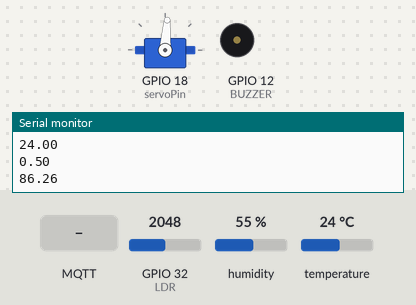
A sketch run on a simulated ESP32. Shown: servo, buzzer (waves = sounding), the last lines printed to the serial monitor. Inputs (shaded band) come from the test bench; at power-on: GPIO 32 (LDR) = 2048, humidity 55 %, temperature 24 °C. WiFi joins after 1.5 s; servers stay silent unless stated; network time is answered at once with the bench clock; the local clock reads 2024-03-15 10:24:30 at power-on unless the sketch sets it; no MQTT or app messages arrive unless stated.

Above: at 2.7 s.
2.8 s: MQTT message "1" arrives on the first subscribed topic
At 4.3 s:
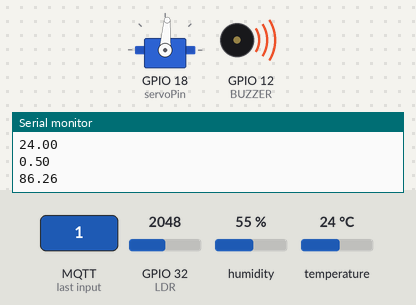
5.0 s: GPIO 32 (LDR) set to 2866
At 6.7 s:
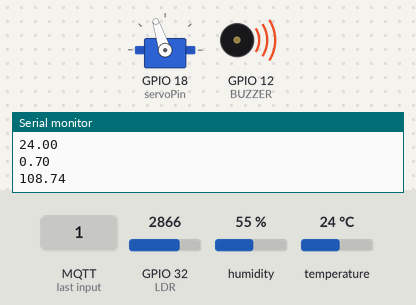
7.1 s: MQTT message "ENTC-ADMIN-SCH-ON" arrives on the first subscribed topic
At 8.8 s:
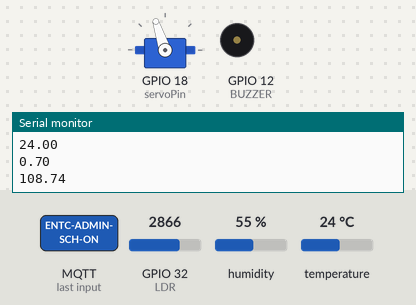
9.1 s: MQTT message "5" arrives on the third subscribed topic
At 10.2 s:
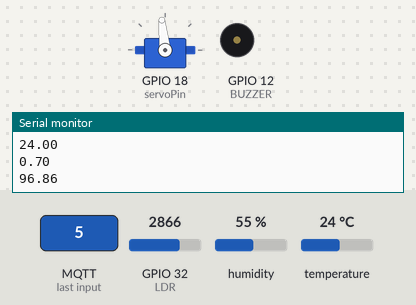
11.1 s: GPIO 32 (LDR) set to 2047
At 12.6 s:
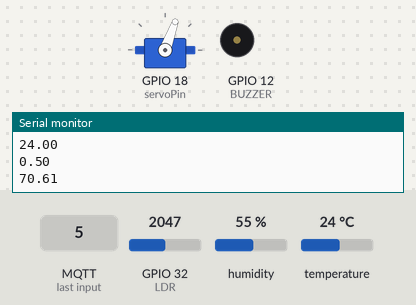
13.1 s: MQTT message "ENTC-ADMIN-SCH-ON" arrives on the second subscribed topic
At 14.9 s:
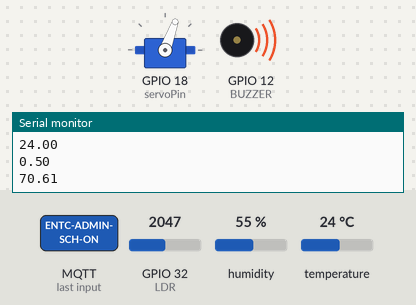
Timing chart, 0 to 16.2 s (numbered marks = the images above; inputs shaded):
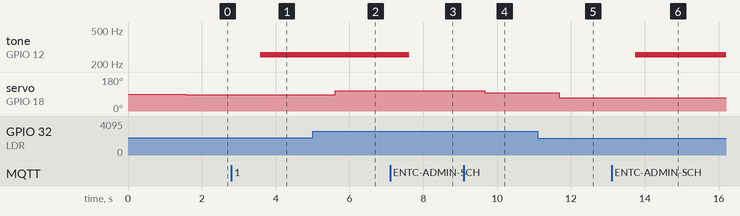

Measured:
- after the input at 2.8 s, tone on GPIO 12 (BUZZER): silent → 256 Hz after 0.78 s
- after the input at 5.0 s, servo on GPIO 18 (servoPin): 86° → 108° after 0.61 s
- after the input at 7.1 s, tone on GPIO 12 (BUZZER): 256 Hz → silent after 0.53 s
- after the input at 9.1 s, servo on GPIO 18 (servoPin): 108° → 96° after 0.56 s
- after the input at 11.1 s, servo on GPIO 18 (servoPin): 96° → 70° after 0.58 s
- after the input at 13.1 s, tone on GPIO 12 (BUZZER): silent → 256 Hz after 0.64 s

The sketch:

medibox_iot.ino
```cpp
#include <WiFi.h>
#include "DHTesp.h"
#include <PubSubClient.h>
#include <NTPClient.h>
#include <WiFiUdp.h>
#include <ESP32Servo.h>

#define DHT_PIN 15
#define BUZZER 12
const int servoPin = 18;

#define LDR 32

float theta_offset = 30;
double control_fac = 0.75;
float light;
float theta;

WiFiClient espClient;
PubSubClient mqttClient(espClient);

WiFiUDP ntpUDP;
NTPClient timeClient(ntpUDP);

char tempAr[6];
char lightAr[6];

Servo servo;

DHTesp dhtSensor;

bool isScheduledON = false;
unsigned long scheduledOnTime;

void setup() {
  Serial.begin(115200);
  SetupWifi();
  SetupMqtt();

  dhtSensor.setup(DHT_PIN, DHTesp::DHT22);
  servo.attach(servoPin);

  timeClient.begin();
  timeClient.setTimeOffset(5.5 * 3600);

  pinMode(BUZZER, OUTPUT);
  digitalWrite(BUZZER, LOW);
  pinMode(LDR,INPUT);
}

void loop() {
  if (!mqttClient.connected()) {
    connectToBroker();
  }

  mqttClient.loop();

  updateTemperature();
  updateLightIntensity();
  Serial.println(tempAr);
  Serial.println(lightAr);

  mqttClient.publish("ENTC-ADMIN-TEMP", tempAr);
  mqttClient.publish("ENTC-ADMIN-LIGHT", lightAr);

  checkSchedule();
  servoController();

  delay(1000);
}

void buzzerOn(bool on) {
  if (on) {
    tone(BUZZER, 256);
  } else {
    noTone(BUZZER);
  }
}

void connectToBroker() {
  while (!mqttClient.connected()) {
    Serial.print("Attempting MQTT connection...");
    if (mqttClient.connect("ESP32-12345645454")) {
      Serial.println("connected");
      mqttClient.subscribe("ENTC-ADMIN-MAIN-ON-OFF");
      mqttClient.subscribe("ENTC-ADMIN-SCH-ON");
      mqttClient.subscribe("ENTC-ADMIN-THETA-OFFSET");
      mqttClient.subscribe("ENTC-ADMIN-GAMMA");
    } else {
      Serial.print("failed, rc=");
      Serial.print(mqttClient.state());
      Serial.println(" retrying in 5 seconds...");
      delay(5000);
    }
  }
}

void SetupMqtt() {
  mqttClient.setServer("test.mosquitto.org", 1883);
  mqttClient.setCallback(receiveCallback);
}

void receiveCallback(char* topic, byte* payload, unsigned int length) {
  Serial.print("Message arrived [");
  Serial.print(topic);
  Serial.print("] ");

  char payloadCharAr[length];
  for (int i = 0; i < length; i++) {
    Serial.print((char)payload[i]);
    payloadCharAr[i] = (char)payload[i];
  }
  Serial.println("]");

  if (strcmp(topic, "ENTC-ADMIN-MAIN-ON-OFF") == 0) {
    buzzerOn(payloadCharAr[0] == '1');
  } else if (strcmp(topic, "ENTC-ADMIN-SCH-ON") == 0) {
    if (payloadCharAr[0] == 'N') {
      isScheduledON = false;
    } else {
      isScheduledON = true;
      scheduledOnTime = atol(payloadCharAr);
    }
  } else if (strcmp(topic, "ENTC-ADMIN-THETA-OFFSET") == 0) {
    theta_offset = atof(payloadCharAr);
    Serial.println(theta_offset);
  } else if (strcmp(topic, "ENTC-ADMIN-GAMMA") == 0) {
    control_fac = atof(payloadCharAr);
    Serial.println(control_fac);
  }
}

void SetupWifi() {
  Serial.println();
  Serial.print("Connecting to Wokwi-GUEST");
  WiFi.begin("Wokwi-GUEST", "");

  while (WiFi.status() != WL_CONNECTED) {
    delay(500);
    Serial.print(".");
  }

  Serial.println();
  Serial.println("WiFi connected");
  Serial.print("IP address: ");
  Serial.println(WiFi.localIP());
}

void updateTemperature() {
  TempAndHumidity data = dhtSensor.getTempAndHumidity();
  String(data.temperature, 2).toCharArray(tempAr, 6);
}

void checkSchedule() {
  if (isScheduledON) {
    unsigned long currentTime = getTime();
    if (currentTime > scheduledOnTime) {
      buzzerOn(true);
      isScheduledON = false;
      Serial.println("Scheduled ON");
    }
  }
}

unsigned long getTime() {
  timeClient.update();
  return timeClient.getEpochTime();
}

void updateLightIntensity() {
  light = analogRead(LDR);
  String(light/4095, 2).toCharArray(lightAr, 6);
}

void servoController() {
  theta = theta_offset + (180 - theta_offset) * (light/4095 )* (control_fac);
  servo.write(theta);
  Serial.println(theta);
}
```
